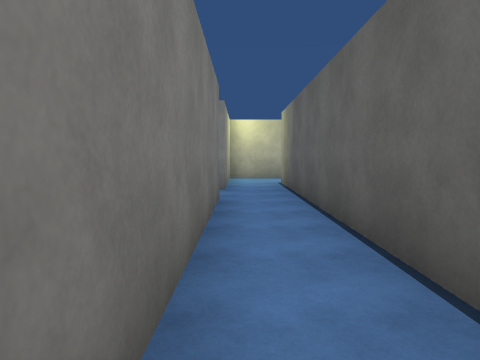
View 1 (above)

12 first-person views from a walk through a 3-D level made in the Unity game engine. The camera is 1.5 m above the floor, tilts 4° down and sees 70° across. The floor is counted in squares, 2 m on a side. Each view is taken from the middle of a square. On the plan, view 1 faces up. The plan holds only what a view shows up to about 11 squares ahead; the rest is blank. The place goes on beyond the plan. The player character is not drawn. Surface patterns are stand-ins for the level's own textures.

View 2
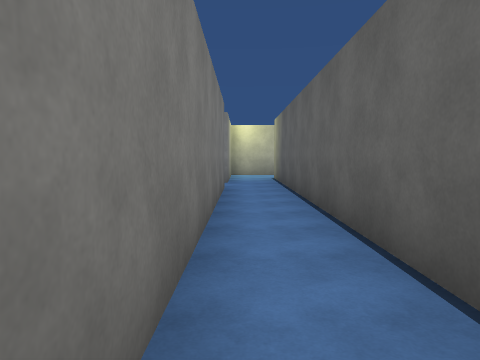

View 3
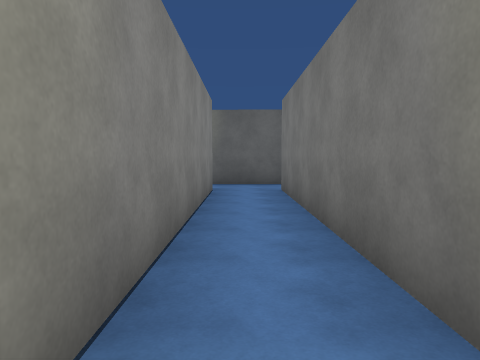

View 4
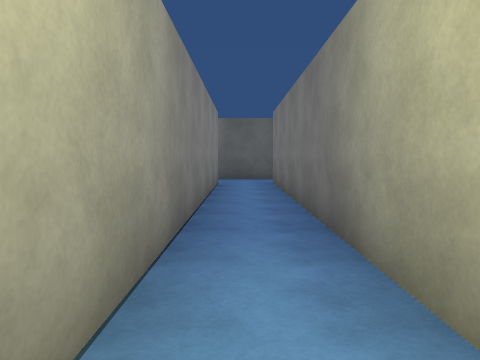

View 5
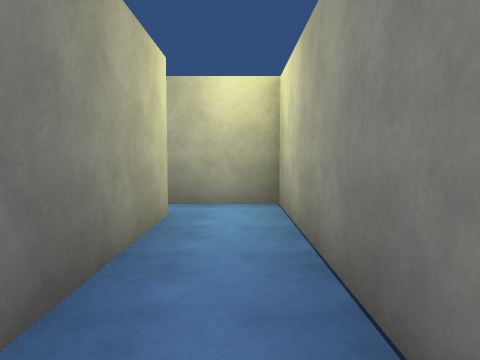

View 6
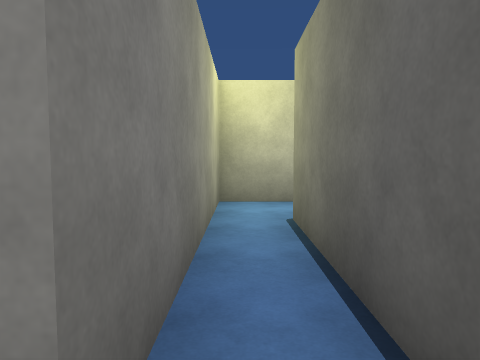

View 7
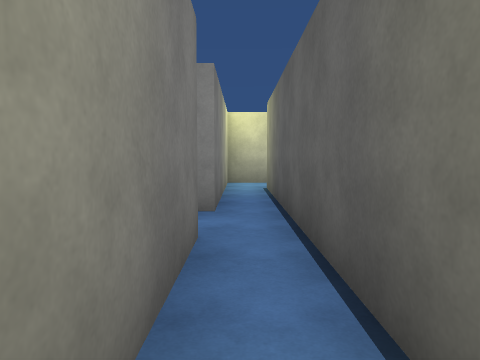

View 8
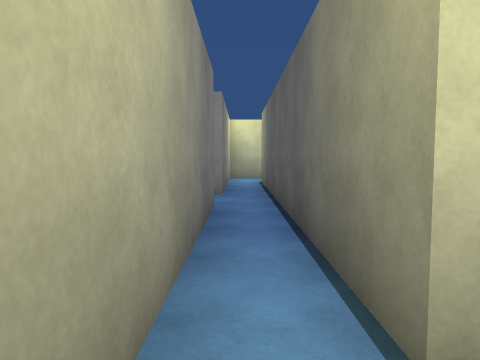

View 9
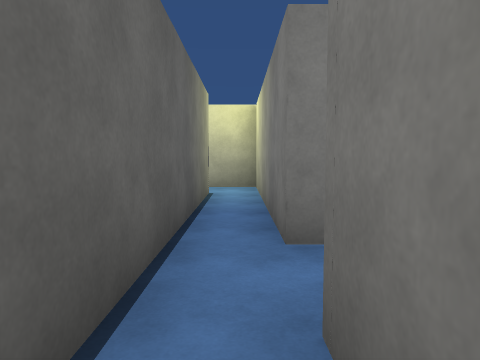

View 10
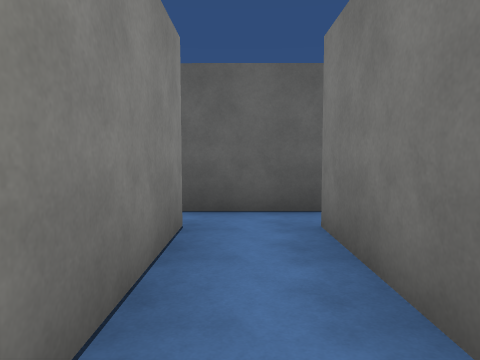

View 11
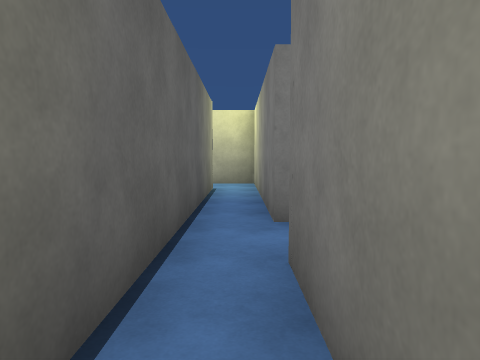

View 12
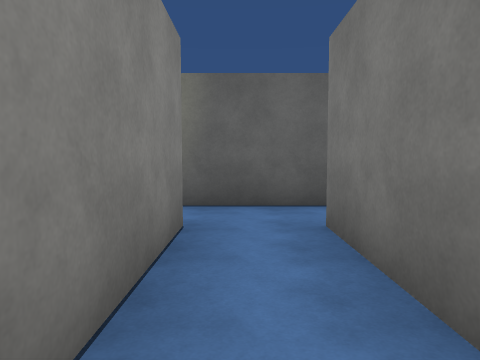

### Floor plan
Ten units are one square. View 1 is at (0, 0); x grows to the right and y downward. Boxes are objects, and circles mark ways between rooms. Rooms are numbered by the first view taken in them; rooms with no view inside come last. Other rooms are left out.
<svg viewBox="-137 -90 154 138">
<path fill="none" stroke="#000" d="M12 4 12 -85M-4 -61 -4 15M-94 -24 -94 -61 -4 -61M-2 -76 -103 -76 -103 -26M-103 -26 -132 -26M-129 -11 -103 -11 -103 43M-94 30 -94 -24M-103 43 -92 43"/>
<circle cx="0" cy="-70" r="3" fill="#2a7"/>
<circle cx="-100" cy="-30" r="3" fill="#2a7"/>
<circle cx="-100" cy="30" r="3" fill="#2a7"/>
<text x="0" y="-10">1</text>
<text x="-70" y="-70">2</text>
<text x="-100" y="-10">3</text>
<text x="-60" y="40">4</text>
</svg>
Room 1 opens to room 2. Room 2 opens to room 3. Room 3 opens to room 4.

Where each view was taken, in squares from view 1:
view 1: 0 up, 0 right, facing up
view 2: 2 down, 0 right, facing up
view 3: 7 up, 8 left, facing right
view 4: 7 up, 10 left, facing right
view 5: 7 up, 5 left, facing left
view 6: 2 up, 10 left, facing up
view 7: 2 down, 10 left, facing up
view 8: 4 down, 10 left, facing up
view 9: 4 up, 10 left, facing down
view 10: 2 up, 14 left, facing right
view 11: 5 up, 10 left, facing down
view 12: 7 up, 4 left, facing right
